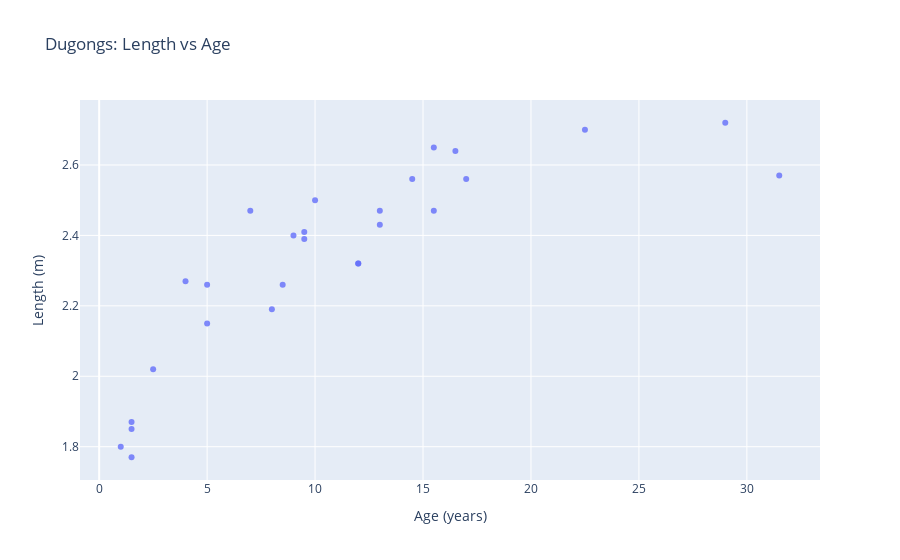

Source (notebook cell):
### Code cell
# Exploratory plot: length vs age
fig = px.scatter(
    dugongs, x="age", y="length",
    title="Dugongs: Length vs Age",
    labels={"age": "Age (years)", "length": "Length (m)"}
)
fig.update_traces(marker=dict(size=6, opacity=0.8))

### Figure 1 — Plotly figure (JSON) as saved in the notebook; plotly's stock layout.template omitted (floating-point values rounded to 4 significant figures)
{"data": [{"hovertemplate": "Age (years)=%{x}<br>Length (m)=%{y}<extra></extra>", "legendgroup": "", "marker": {"color": "#636efa", "opacity": 0.8, "size": 6, "symbol": "circle"}, "mode": "markers", "name": "", "orientation": "v", "showlegend": false, "type": "scatter", "x": [1.0, 1.5, 1.5, 1.5, 2.5, 4.0, 5.0, 5.0, 7.0, 8.0, 8.5, 9.0, 9.5, 9.5, 10.0, 12.0, 12.0, 13.0, 13.0, 14.5, 15.5, 15.5, 16.5, 17.0, 22.5, 29.0, 31.5], "xaxis": "x", "y": [1.8, 1.85, 1.87, 1.77, 2.02, 2.27, 2.15, 2.26, 2.47, 2.19, 2.26, 2.4, 2.39, 2.41, 2.5, 2.32, 2.32, 2.43, 2.47, 2.56, 2.65, 2.47, 2.64, 2.56, 2.7, 2.72, 2.57], "yaxis": "y"}], "layout": {"legend": {"tracegroupgap": 0}, "title": {"text": "Dugongs: Length vs Age"}, "xaxis": {"anchor": "y", "domain": [0, 1], "title": {"text": "Age (years)"}}, "yaxis": {"anchor": "x", "domain": [0, 1], "title": {"text": "Length (m)"}}}}
